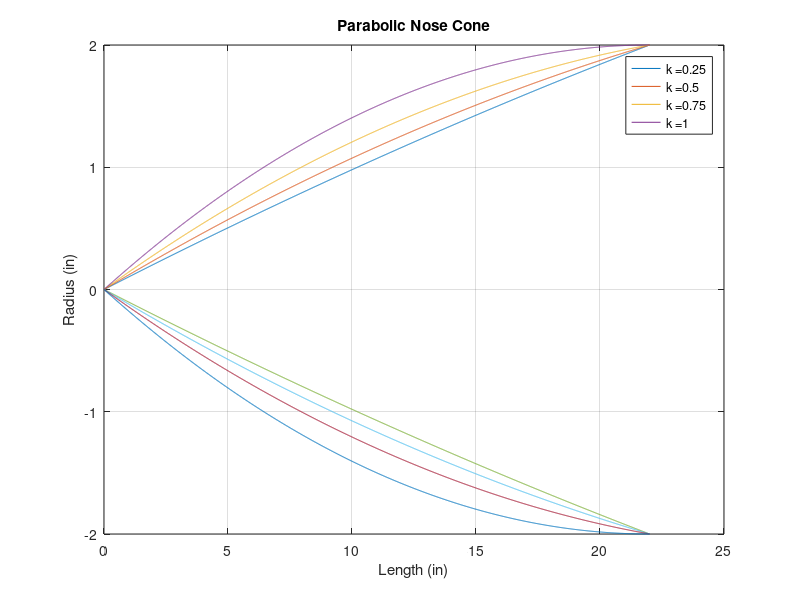
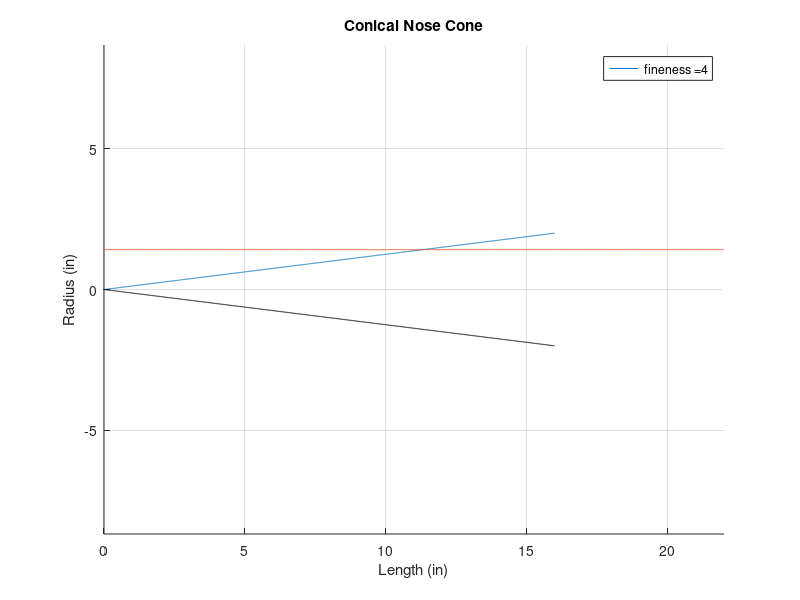

The MATLAB source for these figures, in order:
% Nose Cone Designs
% Ian Gomez, 11/1/16
clc; clear;

L = 22; % in
x = 0:.01:L;


% Parabolic
k = .25:0.25:1;
R = 2;  % in
for i = 1:length(k)
    for j = 1:length(x)
        y_parabola(i,j) = R.*((2.*(x(j)./L)-k(i).*(x(j)./L).^2)./(2-k(i)));
    end
end

% Conic
fineness = 4;
L_cone = fineness.*2.*R;
m = R./L_cone;
for i = 1:length(fineness)
    for j = 1:length(x)
        y_cone(i,j) = m(i).*x(j);
        if y_cone(i,j) < R
            OD_index(i) = j;
        end
    end
end

%% Plotting

figure(1)
axis equal
set(gcf,'color','w');
plot(x,y_parabola,x,-y_parabola)
xlabel('Length (in)')
ylabel('Radius (in)')
title('Parabolic Nose Cone')
grid on

for i = 1:length(k)
    leg{i} = strcat('k = ',num2str(k(i)));
end
legend(leg)

OR = -2.*ones(1,length(x));
figure(2); hold on
axis equal
set(gcf,'color','w');
for j = 1:length(fineness)
    plot(x(1:OD_index(j)),y_cone(j,1:OD_index(j)),...
        x(1:OD_index(j)),-y_cone(j,1:OD_index(j)),'k')
end
plot(x,ones(1,length(x)).*(2*sqrt(2)/2))
xlabel('Length (in)')
ylabel('Radius (in)')
title('Conical Nose Cone')
grid on
hold off

for i = 1:length(fineness) % this is broken
    leg2{i} = strcat('fineness = ',num2str(fineness(i)));
end
legend(leg2)
